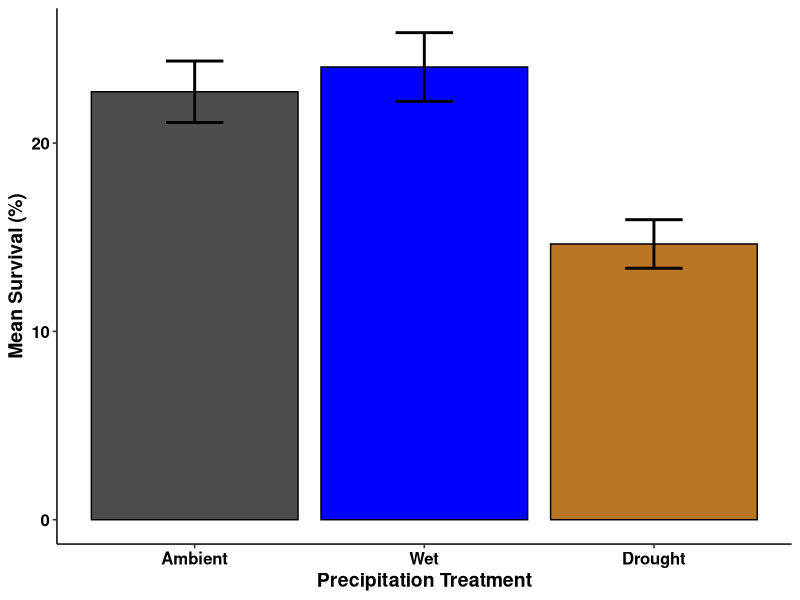
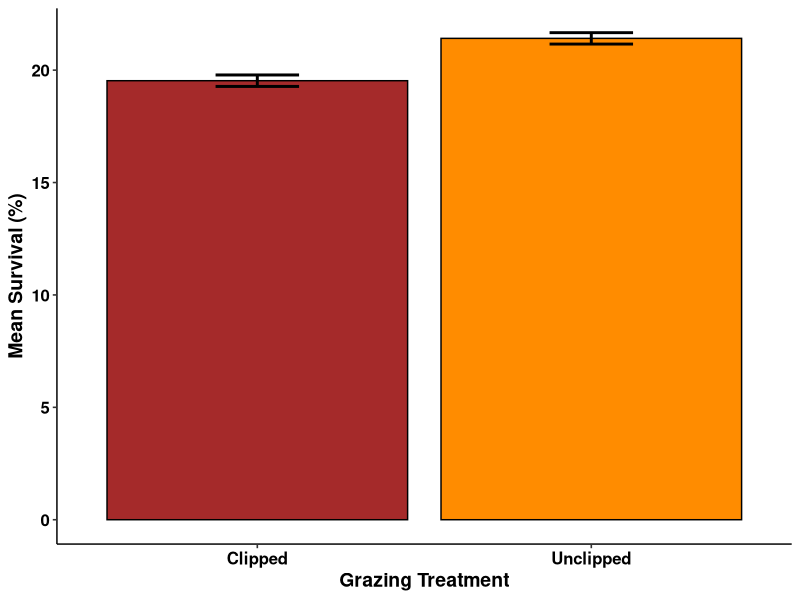
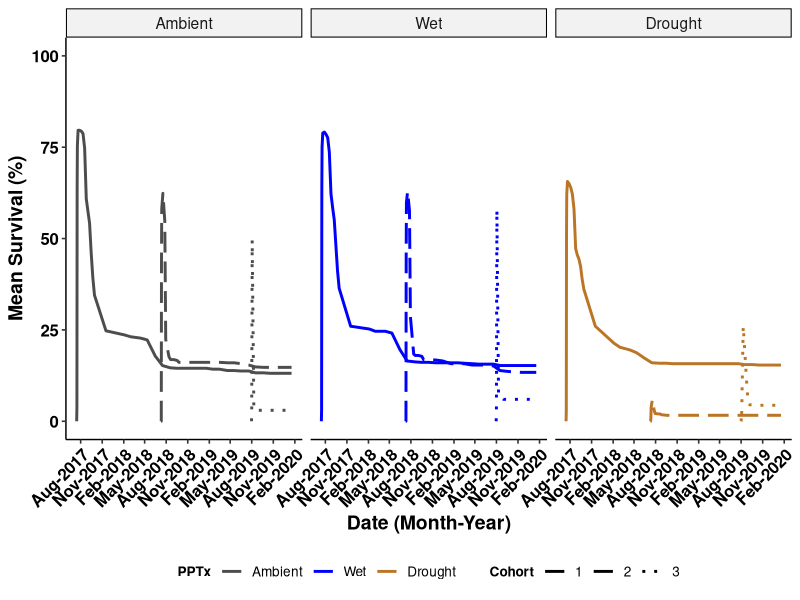
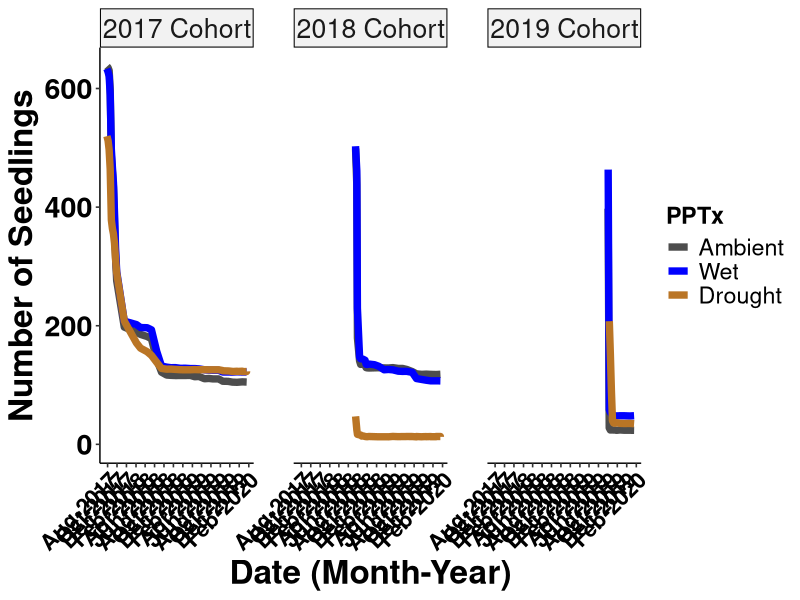
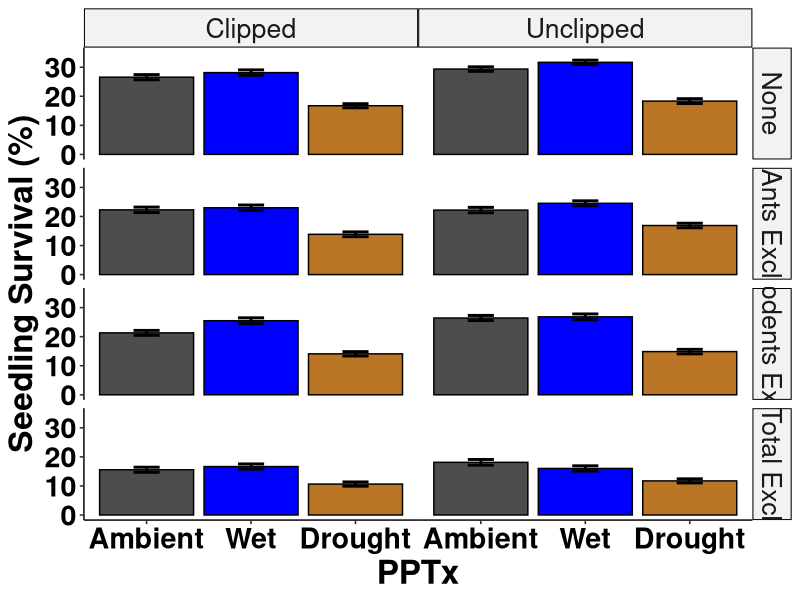
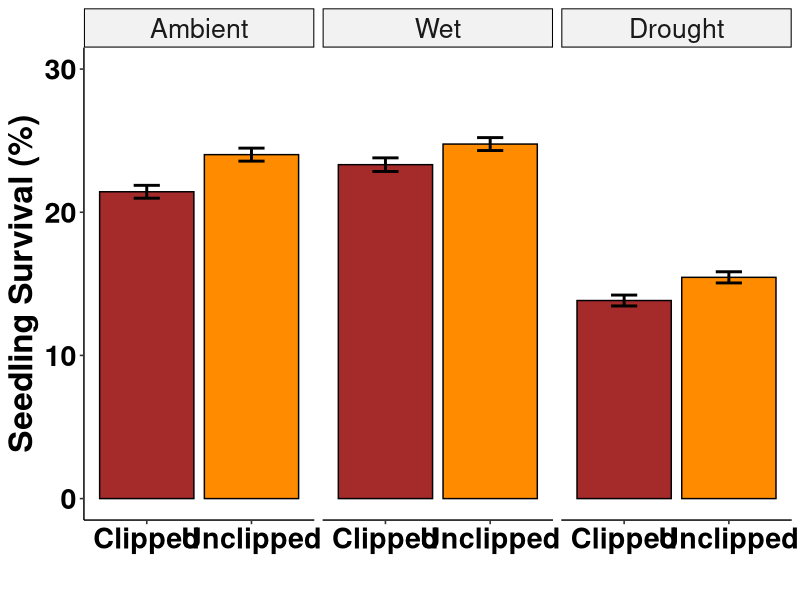
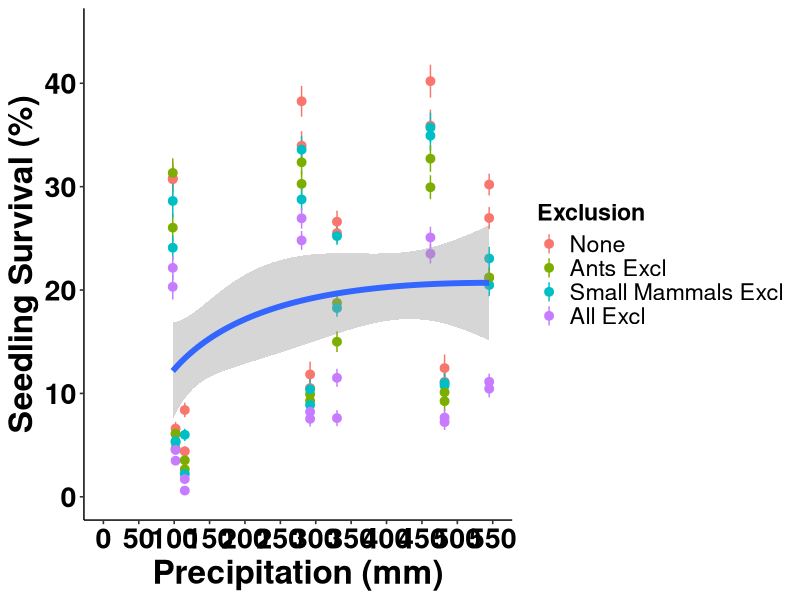
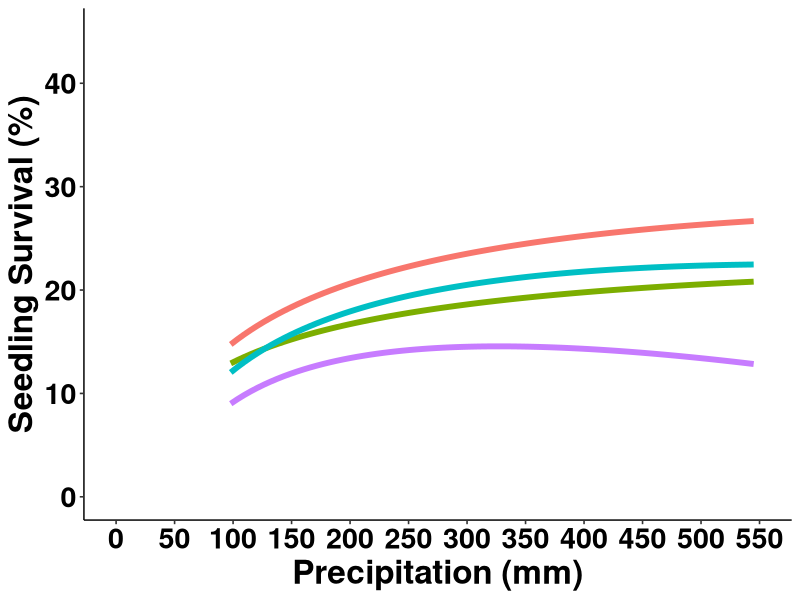

These figures' R source, in order:
# USDA Rainout - Santa Rita Experimental Range
# Data visualizations-main
# Austin Rutherford
# email:arutherford@email.arizona.edu
# 2021-03-29

# Load packages
library(tidyverse)
library(forcats)
library(vroom)
library(ggpubr)
library(glmmTMB)
library(dplyr)

### Read in clean seedlings data with model outputs from "srer_rainout_stats_summarize"
seedlings_obs <- vroom("Data/seedlings_obs.csv",
                   col_types = c(.default = "f",
                                 ObsID = "i",
                                 date = "D",
                                 survival = "i",
                                 died = "i",
                                 tot_germination = "i",
                                 herb_lived = "i",
                                 herb_died = "i",
                                 tot_herbivory = "i",
                                 granivory = "i",
                                 res_surv = "d",
                                 sim_surv = "d",
                                 sim_fit_surv = "d",
                                 pred_surv = "d"))
str(seedlings_obs)
glimpse(seedlings_obs)

# create data set for raw survival data
tot_surv <- seedlings_obs %>% 
  group_by(precip, cohort, date) %>% 
  summarise(mean_surv = mean(survival),
            count_surv = sum(survival),
            sd_surv = sd(survival),
            counts = n(),
            se_surv = (sd_surv/sqrt(counts))) %>%
  mutate(upper = mean_surv + se_surv,
         lower = mean_surv - se_surv,
         date = as.Date(date))

summary(tot_surv)


bar_surv_fig <- tot_surv %>%
  group_by(precip) %>% 
  summarise(mean_precip_per = (100*mean(mean_surv)/10),
            mean_se_per = (100*mean(se_surv)/10)) %>%
  mutate(upper = mean_precip_per + mean_se_per,
         lower = mean_precip_per - mean_se_per) %>%
  mutate(precip = recode_factor(precip,
                                      "Control" = "Ambient",
                                      "IR" = "Wet",
                                       "RO" = "Drought", .ordered = TRUE)) %>% 
  ggplot(mapping = aes(x = precip, y = mean_precip_per, fill = precip)) +
  geom_bar(stat="identity", color = "black", position=position_dodge()) +
  geom_errorbar(aes(ymin = lower, ymax = upper), width = 0.25, position = position_dodge(), size = 1) +
  scale_fill_manual(values = c("grey30","blue1","#ba7525")) +
  scale_x_discrete(labels = c("Ambient","Wet", "Drought")) +
  labs(y = "Mean Survival (%)",
       x = "Precipitation Treatment") +
  theme_pubr(legend = "none") +
  labs_pubr()

bar_surv_fig

ggsave(filename = "Figures_Tables/bar_mean_surv.tiff",
       plot = bar_surv_fig,
       dpi = 800,
       width = 22,
       height = 12,
       units = "in",
       compression = "lzw")

# create data set for clip
tot_surv_c <- seedlings_obs %>% 
  group_by(clip) %>% 
  summarise(mean_surv = 100*mean(survival/10),
            sd_surv = 100*sd(survival/10),
            counts = n(),
            se_surv = (sd_surv/sqrt(counts))) %>%
  mutate(upper = mean_surv + se_surv,
         lower = mean_surv - se_surv)

bar_cliponly_fig <- tot_surv_c %>%
  ggplot(mapping = aes(x = clip, y = mean_surv, fill = clip)) +
  geom_bar(stat="identity", color = "black", position=position_dodge()) +
  geom_errorbar(aes(ymin = lower, ymax = upper), width = 0.25, position = position_dodge(), size = 1) +
  scale_fill_manual(values = c("brown","darkorange")) +
  scale_x_discrete(labels = c("Clipped","Unclipped")) +
  labs(y = "Mean Survival (%)",
       x = "Grazing Treatment") +
  theme_pubr(legend = "none") +
  labs_pubr()

bar_cliponly_fig

ggsave(filename = "Figures_Tables/bar_cliponly_surv.tiff",
       plot = bar_cliponly_fig,
       dpi = 800,
       width = 22,
       height = 12,
       units = "in",
       compression = "lzw")

# plot survival over time, all dates
line_mean_surv <- tot_surv %>% 
  mutate(precip = recode_factor(precip,
                                "Control" = "Ambient",
                                "IR" = "Wet",
                                "RO" = "Drought", .ordered = TRUE)) %>% 
  ggplot(aes(x = date, y = 10*mean_surv, group = cohort, color = precip)) + 
  scale_color_manual(values = c("grey30", "blue1", "#ba7525")) +
  #scale_y_continuous(breaks = seq(0, 120, 10), expand = c(0.02,0)) +
  scale_x_date(date_labels = "%b-%Y", date_breaks = "3 months") +
  geom_line(aes(linetype = cohort), stat = "identity", size = 1) + 
  scale_linetype_manual(values=c("solid","longdash", "dotted")) +
  scale_fill_manual(values = c("grey30","blue1", "red1")) +
  ylim(0, 100) +
  labs(y = "Mean Survival (%)",
       x = "Date (Month-Year)",
       color = "PPTx",
       linetype = "Cohort") +
  facet_wrap(~precip, ncol = 3, nrow = 1) +
  theme_pubr(legend = "bottom", x.text.angle = 45) +
  labs_pubr()

line_mean_surv

ggsave(filename = "Figures_Tables/seedlings/line_mean_surv.tiff",
       plot = line_mean_surv,
       dpi = 800,
       width = 22,
       height = 12,
       units = "in",
       compression = "lzw")


# remove the lead up survival to start max for each cohort (following Archer suggestions)
surv_small_1 <- tot_surv %>% 
  filter(cohort == 1) %>% 
  filter(date > "2017-07-21")

surv_small_2 <- tot_surv %>% 
  filter(cohort == 2) %>% 
  filter(date >= "2018-07-18")

surv_small_3 <- tot_surv %>% 
  filter(cohort == 3 & precip != "RO") %>% 
  filter(date >= "2019-08-03")

surv_small_drought <- tot_surv %>% 
  filter(precip == "RO" & date >= "2019-08-10")

surv_small_all <- rbind(surv_small_1, surv_small_2, surv_small_3, surv_small_drought) %>% 
  mutate(date = as.Date(date))

line_mean_surv_archer <- surv_small_all %>% 
  mutate(precip = recode_factor(precip,
                                "Control" = "Ambient",
                                "IR" = "Wet",
                                "RO" = "Drought", .ordered = TRUE)) %>%
  mutate(cohort = recode_factor(cohort,
                                "1" = "2017 Cohort",
                                "2" = "2018 Cohort",
                                "3" = "2019 Cohort")) %>%
  ggplot(aes(x = date, y = count_surv, group = precip, color = precip)) + 
  scale_color_manual(values = c("grey30", "blue1", "#ba7525")) +
  #scale_y_continuous(breaks = seq(0, 120, 10), expand = c(0.02,0)) +
  scale_x_date(date_labels = "%b-%Y", date_breaks = "2.5 months") +
  geom_line(aes(), stat = "identity", size = 2.5, position = "jitter") + 
  #scale_linetype_manual(values=c("solid","longdash", "dotted")) +
  scale_fill_manual(values = c("grey30","blue1", "red1")) +
  ylim(0, NA) +
  labs(y = "Number of Seedlings",
       x = "Date (Month-Year)",
       color = "PPTx") +
  facet_wrap(~cohort, ncol = 3, nrow = 1) +
  theme_pubr(legend = "right", x.text.angle = 45) +
  theme(panel.spacing.x = unit(2, "lines")) +
  labs_pubr(base_size = 24)+
  theme(axis.text.x=element_text(size=16))

line_mean_surv_archer

ggsave(filename = "Figures_Tables/seedlings/line_mean_surv_archer.tiff",
       plot = line_mean_surv_archer,
       dpi = 800,
       width = 22,
       height = 12,
       units = "in",
       compression = "lzw")

surv_small_all %>% 
  group_by(precip, cohort) %>% 
  summarise(max = max(count_surv),
            min = min(count_surv))


# calculate summary info
tot_surv_summary <- seedlings_obs %>% 
  group_by(precip, cohort, date) %>% 
  summarise(mean_surv = 100*mean(survival/10),
            sd_surv = 100*sd(survival/10),
            counts = n(),
            se_surv = (sd_surv/sqrt(counts))) %>%
  mutate(upper = mean_surv + se_surv,
         lower = mean_surv - se_surv)

tot_surv_summary_full <- seedlings_obs %>% 
  group_by(precip, excl, clip) %>% 
  summarise(mean_surv = 100*mean(survival/10),
            sd_surv = 100*sd(survival/10),
            counts = n(),
            se_surv = (sd_surv/sqrt(counts))) %>%
  mutate(upper = mean_surv + se_surv,
         lower = mean_surv - se_surv)

tot_surv_summary_pcohort <- seedlings_obs %>% 
  group_by(precip, cohort) %>% 
  summarise(mean_surv = 100*mean(survival/10),
            sd_surv = 100*sd(survival/10),
            counts = n(),
            se_surv = (sd_surv/sqrt(counts))) %>%
  mutate(upper = mean_surv + se_surv,
         lower = mean_surv - se_surv)

# create data set for precip and excl and clip
tot_surv_pce <- seedlings_obs %>% 
  group_by(precip, excl, clip) %>% 
  summarise(mean_surv = 100*mean(survival/10),
            sd_surv = 100*sd(survival/10),
            counts = n(),
            se_surv = (sd_surv/sqrt(counts))) %>%
  mutate(upper = mean_surv + se_surv,
         lower = mean_surv - se_surv)

bar_pce_fig <- tot_surv_pce %>%
  mutate(precip = recode_factor(precip,
                                "Control" = "Ambient",
                                "IR" = "Wet",
                                "RO" = "Drought", .ordered = TRUE)) %>% 
  mutate(excl = recode_factor(excl, 
                              "Control" = "None",
                              "Ants" = "Ants Excl",
                              "Rodents" = "Rodents Excl",
                              "Total" = "Total Excl")) %>% 
  ggplot(mapping = aes(x = precip, y = mean_surv, fill = precip)) +
  geom_bar(stat="identity", color = "black", position=position_dodge()) +
  geom_errorbar(aes(ymin = lower, ymax = upper), width = 0.25, position = position_dodge(), size = 1) +
  scale_fill_manual(values = c("grey30", "blue1", "#ba7525")) +
  scale_x_discrete(labels = c("Ambient", "Wet", "Drought")) +
  ylim(0, 35) +
  labs(y = "Seedling Survival (%)",
       x = "PPTx") +
  theme_pubr(legend = "none") +
  facet_grid(cols = vars(clip), rows = vars(excl)) +
  labs_pubr(base_size = 24) +
  theme(legend.position="none", 
        panel.border = element_blank(), 
        panel.spacing.x = unit(0,"line"))

bar_pce_fig

ggsave(filename = "Figures_Tables/bar_alltx_surv.tiff",
       plot = bar_pce_fig,
       dpi = 800,
       width = 22,
       height = 12,
       units = "in",
       compression = "lzw")

# create data set for precip and clip
tot_surv_pc <- seedlings_obs %>% 
  group_by(precip, clip) %>% 
  summarise(mean_surv = 100*mean(survival/10),
            sd_surv = 100*sd(survival/10),
            counts = n(),
            se_surv = (sd_surv/sqrt(counts))) %>%
  mutate(upper = mean_surv + se_surv,
         lower = mean_surv - se_surv)

bar_clip_fig <- tot_surv_pc %>%
  mutate(precip = recode_factor(precip,
                                "Control" = "Ambient",
                                "IR" = "Wet",
                                "RO" = "Drought", .ordered = TRUE)) %>% 
  ggplot(mapping = aes(x = clip, y = mean_surv, fill = clip)) +
  geom_bar(stat="identity", color = "black", position=position_dodge()) +
  geom_errorbar(aes(ymin = lower, ymax = upper), width = 0.25, position = position_dodge(), size = 1) +
  scale_fill_manual(values = c("brown","darkorange")) +
  scale_x_discrete(labels = c("Clipped","Unclipped")) +
  ylim(0, 30) +
  labs(y = "Seedling Survival (%)",
       x = "") +
  theme_pubr(legend = "none") +
  facet_wrap(~precip)+
  labs_pubr(base_size = 24)

bar_clip_fig

ggsave(filename = "Figures_Tables/bar_clip_surv.tiff",
       plot = bar_clip_fig,
       dpi = 800,
       width = 22,
       height = 12,
       units = "in",
       compression = "lzw")

# if want to look at effects treating monsoon precip as continuous
precip_cont_surv_df_1 <- seedlings_obs %>% 
  group_by(cohort) %>%
  filter(cohort == "1") %>% 
  mutate(precip_cont = dplyr::recode(precip,
                                     "Control" = "280",
                                     "IR" = "462",
                                     "RO" = "98")) %>% 
  mutate(precip_cont = as.numeric(as.character(precip_cont)))

precip_cont_surv_df_2 <-seedlings_obs %>% 
  group_by(cohort) %>%
  filter(cohort == "2") %>% 
  mutate(precip_cont = dplyr::recode(precip,
                                     "Control" = "330",
                                     "IR" = "545",
                                     "RO" = "115")) %>% 
  mutate(precip_cont = as.numeric(as.character(precip_cont)))

precip_cont_surv_df_3 <-seedlings_obs %>% 
  group_by(cohort) %>%
  filter(cohort == "3") %>% 
  mutate(precip_cont = dplyr::recode(precip,
                                     "Control" = "292",
                                     "IR" = "482",
                                     "RO" = "102")) %>% 
  mutate(precip_cont = as.numeric(as.character(precip_cont)))

precip_cont_surv_df <- rbind(precip_cont_surv_df_1, precip_cont_surv_df_2, precip_cont_surv_df_3)


# predicted survival only PPT
pred_surv_pt <- precip_cont_surv_df %>% 
  group_by(precip_cont, clip, excl) %>% 
  summarise(mean_pred_surv = mean(pred_surv),
            sd_surv = sd(pred_surv),
            counts = n(),
            se_surv = (sd_surv/sqrt(counts))) %>%
  mutate(upper = mean_pred_surv + se_surv,
         lower = mean_pred_surv - se_surv) %>% 
  mutate(excl = recode_factor(excl, 
                              "Control" = "None",
                              "Ants" = "Ants Excl",
                              "Rodents" = "Small Mammals Excl",
                              "Total" = "All Excl")) %>% 
  ggplot(aes(x = precip_cont, y = 10*(mean_pred_surv))) + 
  #geom_point() +
  geom_pointrange(aes(ymin = 10*lower, ymax = 10*upper, color = excl), size = 0.5) +
  geom_smooth(method = "glm", formula = y ~ log(x) + x, se = T, size = 2)+
  labs(y = "Seedling Survival (%)",
       x = "Precipitation (mm)",
       color = "Exclusion") +
  scale_x_continuous(breaks = c(0,50, 100,150, 200,250, 300,350, 400,450, 500, 550), limits = c(0, 550))+
  ylim(0, 45) +
  theme_pubr(legend = "right")+
  labs_pubr(base_size = 24)

pred_surv_pt

ggsave(filename = "Figures_Tables/pred_surv_cont.tiff",
       plot = pred_surv_pt,
       dpi = 800,
       width = 22,
       height = 12,
       units = "in",
       compression = "lzw")


pred_surv_excl <- precip_cont_surv_df %>% 
  group_by(precip_cont, excl) %>% 
  summarise(mean_pred_surv = mean(pred_surv),
            sd_surv = sd(pred_surv),
            counts = n(),
            se_surv = (sd_surv/sqrt(counts))) %>%
  mutate(upper = mean_pred_surv + se_surv,
         lower = mean_pred_surv - se_surv) %>% 
  mutate(excl = recode_factor(excl, 
                              "Control" = "None",
                              "Ants" = "Ants Excl",
                              "Rodents" = "Rodents Excl",
                              "Total" = "All Excl")) %>% 
  ggplot(aes(x = precip_cont, y = 10*(mean_pred_surv), group = excl, color = excl)) + 
  geom_smooth(method = "glm", formula = y ~ log(x) + x, se = F, size = 2)+
  labs(y = "Seedling Survival (%)",
       x = "Precipitation (mm)",
       color = "Exclusion") +
  scale_x_continuous(breaks = c(0,50, 100,150, 200,250, 300,350, 400,450, 500, 550), limits = c(0, 550))+
  ylim(0, 45) +
  theme_pubr(legend = "none")+
  labs_pubr(base_size = 24)

pred_surv_excl

ggsave(filename = "Figures_Tables/pred_surv_cont_excl.tiff",
       plot = pred_surv_excl,
       dpi = 800,
       width = 22,
       height = 12,
       units = "in",
       compression = "lzw")
